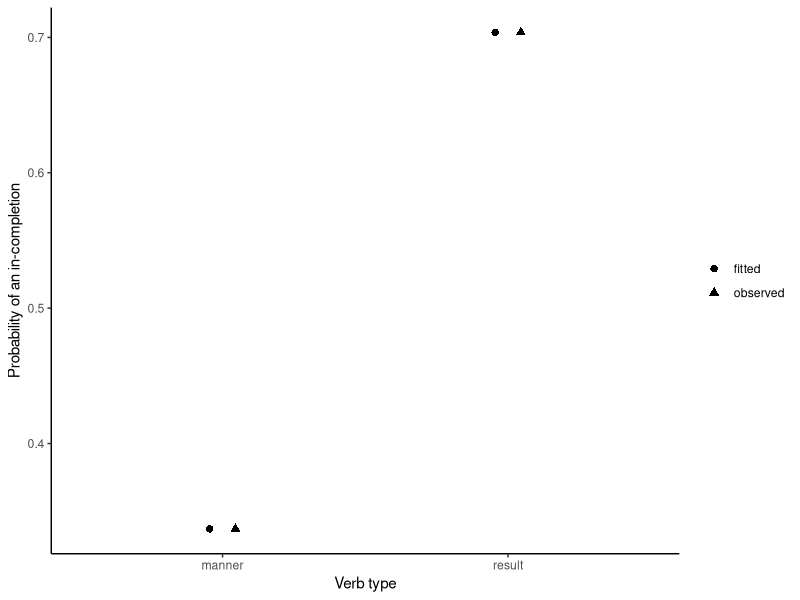

Reproduce this figure in R.
## ---- chunk 1
#| label: fit-supertelicity-glm
#| echo: true
st <- read.csv("data/supertelicity/supertelicity-cloze.csv")
st$verb_type <- factor(st$verb_type, levels = c("manner", "result"))
fit <- glm(prep_in ~ verb_type, family = binomial(link = "logit"), data = st)
raw <- aggregate(prep_in ~ verb_type, st, mean)
raw$n <- as.integer(table(st$verb_type))
raw$fitted <- predict(fit, newdata = raw, type = "response")
raw
## ---- chunk 2
#| label: plot-glm-components
#| echo: true
library(ggplot2)
plot_data <- rbind(
  transform(raw, estimate = prep_in, kind = "observed"),
  transform(raw, estimate = fitted, kind = "fitted")
)
ggplot(plot_data, aes(verb_type, estimate, shape = kind, group = kind)) +
  geom_point(position = position_dodge(width = .18), size = 2.2) +
  labs(x = "Verb type", y = "Probability of an in-completion", shape = NULL) +
  theme_classic()
## ---- chunk 3
#| label: nonsaturated-supertelicity-glm
#| echo: true
st$duration_centered <- st$log_duration_minutes -
  mean(st$log_duration_minutes, na.rm = TRUE)
nonsaturated_rows <- complete.cases(
  st[, c("prep_in", "verb_type", "duration_centered")]
)
nonsaturated <- glm(prep_in ~ verb_type + duration_centered,
                    family = binomial(link = "logit"),
                    data = st[nonsaturated_rows, ])
head(data.frame(observed = st$prep_in[nonsaturated_rows],
                linear_predictor = predict(nonsaturated, type = "link"),
                fitted_probability = predict(nonsaturated, type = "response")))
